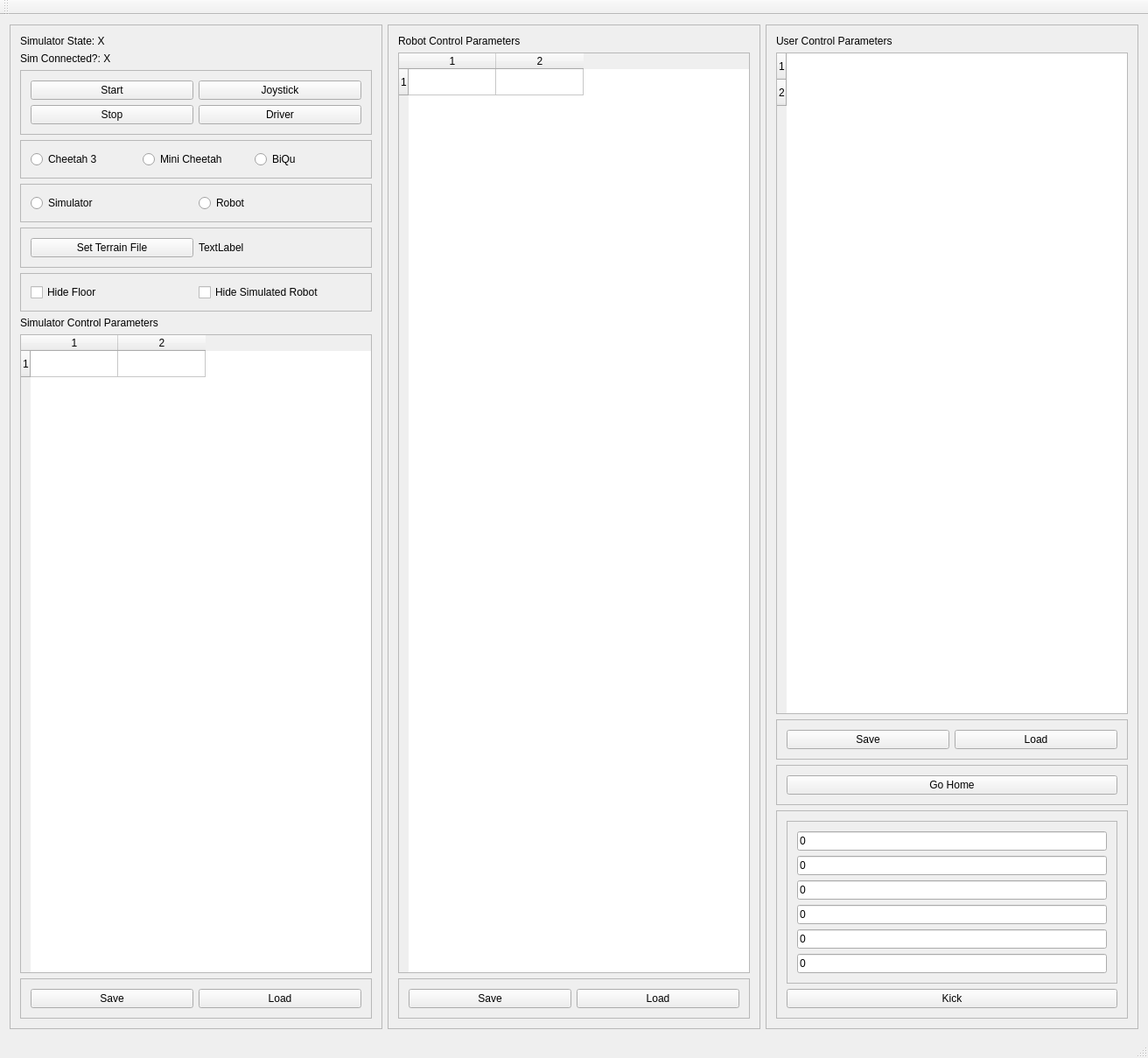
<?xml version="1.0" encoding="UTF-8"?>
<ui version="4.0">
 <class>SimControlPanel</class>
 <widget class="QMainWindow" name="SimControlPanel">
  <property name="geometry">
   <rect>
    <x>0</x>
    <y>0</y>
    <width>1312</width>
    <height>1209</height>
   </rect>
  </property>
  <property name="windowTitle">
   <string>SimControlPanel</string>
  </property>
  <widget class="QWidget" name="centralWidget">
   <layout class="QHBoxLayout" name="horizontalLayout_3">
    <item>
     <widget class="QFrame" name="frame_2">
      <property name="frameShape">
       <enum>QFrame::StyledPanel</enum>
      </property>
      <property name="frameShadow">
       <enum>QFrame::Raised</enum>
      </property>
      <layout class="QVBoxLayout" name="verticalLayout">
       <item>
        <widget class="QLabel" name="simulatorStateLabel">
         <property name="text">
          <string>Simulator State: X</string>
         </property>
        </widget>
       </item>
       <item>
        <widget class="QLabel" name="simulatorConnectedLabel">
         <property name="text">
          <string>Sim Connected?: X</string>
         </property>
        </widget>
       </item>
       <item>
        <widget class="QFrame" name="frame">
         <property name="frameShape">
          <enum>QFrame::StyledPanel</enum>
         </property>
         <property name="frameShadow">
          <enum>QFrame::Raised</enum>
         </property>
         <layout class="QGridLayout" name="gridLayout">
          <item row="0" column="0">
           <widget class="QPushButton" name="startButton">
            <property name="text">
             <string>Start</string>
            </property>
           </widget>
          </item>
          <item row="1" column="1">
           <widget class="QPushButton" name="driverButton">
            <property name="text">
             <string>Driver</string>
            </property>
           </widget>
          </item>
          <item row="0" column="1">
           <widget class="QPushButton" name="joystickButton">
            <property name="text">
             <string>Joystick</string>
            </property>
           </widget>
          </item>
          <item row="1" column="0">
           <widget class="QPushButton" name="stopButton">
            <property name="text">
             <string>Stop</string>
            </property>
           </widget>
          </item>
         </layout>
        </widget>
       </item>
       <item>
        <widget class="QFrame" name="frame_9">
         <property name="frameShape">
          <enum>QFrame::StyledPanel</enum>
         </property>
         <property name="frameShadow">
          <enum>QFrame::Raised</enum>
         </property>
         <layout class="QHBoxLayout" name="horizontalLayout_2">
          <item>
           <widget class="QRadioButton" name="cheetah3Button">
            <property name="text">
             <string>Cheetah 3</string>
            </property>
           </widget>
          </item>
          <item>
           <widget class="QRadioButton" name="miniCheetahButton">
            <property name="text">
             <string>Mini Cheetah</string>
            </property>
           </widget>
          </item>
          <item>
            <widget class="QRadioButton" name="biquButton">
            <property name="text">
             <string>BiQu</string>
            </property>
           </widget>
          </item>
         </layout>
        </widget>
       </item>
       <item>
        <widget class="QFrame" name="frame_10">
         <property name="frameShape">
          <enum>QFrame::StyledPanel</enum>
         </property>
         <property name="frameShadow">
          <enum>QFrame::Raised</enum>
         </property>
         <layout class="QHBoxLayout" name="horizontalLayout">
          <item>
           <widget class="QRadioButton" name="simulatorButton">
            <property name="text">
             <string>Simulator</string>
            </property>
           </widget>
          </item>
          <item>
           <widget class="QRadioButton" name="robotButton">
            <property name="text">
             <string>Robot</string>
            </property>
           </widget>
          </item>
         </layout>
        </widget>
       </item>
       <item>
        <widget class="QFrame" name="frame_13">
         <property name="frameShape">
          <enum>QFrame::StyledPanel</enum>
         </property>
         <property name="frameShadow">
          <enum>QFrame::Raised</enum>
         </property>
         <layout class="QHBoxLayout" name="horizontalLayout_4">
          <item>
           <widget class="QPushButton" name="setTerrainButton">
            <property name="text">
             <string>Set Terrain File</string>
            </property>
           </widget>
          </item>
          <item>
           <widget class="QLabel" name="terrainFileLabel">
            <property name="text">
             <string>TextLabel</string>
            </property>
           </widget>
          </item>
         </layout>
        </widget>
       </item>
       <item>
        <widget class="QFrame" name="frame_14">
         <property name="frameShape">
          <enum>QFrame::StyledPanel</enum>
         </property>
         <property name="frameShadow">
          <enum>QFrame::Raised</enum>
         </property>
         <layout class="QHBoxLayout" name="horizontalLayout_5">
          <item>
           <widget class="QCheckBox" name="hide_floor_checkbox">
            <property name="text">
             <string>Hide Floor</string>
            </property>
           </widget>
          </item>
          <item>
           <widget class="QCheckBox" name="hide_robot_checkbox">
            <property name="text">
             <string>Hide Simulated Robot</string>
            </property>
           </widget>
          </item>
         </layout>
        </widget>
       </item>
       <item>
        <widget class="QLabel" name="label">
         <property name="text">
          <string>Simulator Control Parameters</string>
         </property>
        </widget>
       </item>
       <item>
        <widget class="QTableWidget" name="simulatorTable">
         <property name="rowCount">
          <number>1</number>
         </property>
         <property name="columnCount">
          <number>2</number>
         </property>
         <row/>
         <column/>
         <column/>
        </widget>
       </item>
       <item>
        <widget class="QFrame" name="frame_6">
         <property name="frameShape">
          <enum>QFrame::StyledPanel</enum>
         </property>
         <property name="frameShadow">
          <enum>QFrame::Raised</enum>
         </property>
         <layout class="QGridLayout" name="gridLayout_3">
          <item row="0" column="1">
           <widget class="QPushButton" name="loadSimulatorButton">
            <property name="text">
             <string>Load</string>
            </property>
           </widget>
          </item>
          <item row="0" column="0">
           <widget class="QPushButton" name="saveSimulatorButton">
            <property name="text">
             <string>Save</string>
            </property>
           </widget>
          </item>
         </layout>
        </widget>
       </item>
      </layout>
     </widget>
    </item>
    <item>
     <widget class="QFrame" name="frame_5">
      <property name="frameShape">
       <enum>QFrame::StyledPanel</enum>
      </property>
      <property name="frameShadow">
       <enum>QFrame::Raised</enum>
      </property>
      <layout class="QVBoxLayout" name="verticalLayout_3">
       <item>
        <widget class="QLabel" name="label_2">
         <property name="text">
          <string>Robot Control Parameters</string>
         </property>
        </widget>
       </item>
       <item>
        <widget class="QTableWidget" name="robotTable">
         <property name="rowCount">
          <number>1</number>
         </property>
         <property name="columnCount">
          <number>2</number>
         </property>
         <row/>
         <column/>
         <column/>
        </widget>
       </item>
       <item>
        <widget class="QFrame" name="frame_4">
         <property name="frameShape">
          <enum>QFrame::StyledPanel</enum>
         </property>
         <property name="frameShadow">
          <enum>QFrame::Raised</enum>
         </property>
         <layout class="QGridLayout" name="gridLayout_2">
          <item row="0" column="1">
           <widget class="QPushButton" name="loadRobotButton">
            <property name="text">
             <string>Load</string>
            </property>
           </widget>
          </item>
          <item row="0" column="0">
           <widget class="QPushButton" name="saveRobotButton">
            <property name="text">
             <string>Save</string>
            </property>
           </widget>
          </item>
         </layout>
        </widget>
       </item>
      </layout>
     </widget>
    </item>
    <item>
     <widget class="QFrame" name="frame_3">
      <property name="frameShape">
       <enum>QFrame::StyledPanel</enum>
      </property>
      <property name="frameShadow">
       <enum>QFrame::Raised</enum>
      </property>
      <layout class="QVBoxLayout" name="verticalLayout_2">
       <item>
        <widget class="QLabel" name="label_3">
         <property name="text">
          <string>User Control Parameters</string>
         </property>
        </widget>
       </item>
       <item>
        <widget class="QTableWidget" name="userControlTable">
         <property name="rowCount">
          <number>2</number>
         </property>
         <property name="columnCount">
          <number>0</number>
         </property>
         <row/>
         <row/>
        </widget>
       </item>
       <item>
        <widget class="QFrame" name="frame_7">
         <property name="frameShape">
          <enum>QFrame::StyledPanel</enum>
         </property>
         <property name="frameShadow">
          <enum>QFrame::Raised</enum>
         </property>
         <layout class="QGridLayout" name="gridLayout_4">
          <item row="0" column="1">
           <widget class="QPushButton" name="loadUserButton">
            <property name="text">
             <string>Load</string>
            </property>
           </widget>
          </item>
          <item row="0" column="0">
           <widget class="QPushButton" name="saveUserButton">
            <property name="text">
             <string>Save</string>
            </property>
           </widget>
          </item>
         </layout>
        </widget>
       </item>
       <item>
        <widget class="QFrame" name="frame_8">
         <property name="frameShape">
          <enum>QFrame::StyledPanel</enum>
         </property>
         <property name="frameShadow">
          <enum>QFrame::Raised</enum>
         </property>
         <layout class="QVBoxLayout" name="verticalLayout_4">
          <item>
           <widget class="QPushButton" name="goHomeButton">
            <property name="text">
             <string>Go Home</string>
            </property>
           </widget>
          </item>
         </layout>
        </widget>
       </item>
       <item>
        <widget class="QFrame" name="frame_12">
         <property name="sizePolicy">
          <sizepolicy hsizetype="Expanding" vsizetype="Preferred">
           <horstretch>0</horstretch>
           <verstretch>0</verstretch>
          </sizepolicy>
         </property>
         <property name="frameShape">
          <enum>QFrame::StyledPanel</enum>
         </property>
         <property name="frameShadow">
          <enum>QFrame::Raised</enum>
         </property>
         <layout class="QGridLayout" name="gridLayout_6">
          <item row="0" column="0">
           <widget class="QFrame" name="frame_11">
            <property name="frameShape">
             <enum>QFrame::StyledPanel</enum>
            </property>
            <property name="frameShadow">
             <enum>QFrame::Raised</enum>
            </property>
            <layout class="QVBoxLayout" name="verticalLayout_6">
             <item>
              <widget class="QLineEdit" name="kickAngularX">
               <property name="sizePolicy">
                <sizepolicy hsizetype="Ignored" vsizetype="Fixed">
                 <horstretch>0</horstretch>
                 <verstretch>0</verstretch>
                </sizepolicy>
               </property>
               <property name="text">
                <string>0</string>
               </property>
              </widget>
             </item>
             <item>
              <widget class="QLineEdit" name="kickAngularY">
               <property name="sizePolicy">
                <sizepolicy hsizetype="Ignored" vsizetype="Fixed">
                 <horstretch>0</horstretch>
                 <verstretch>0</verstretch>
                </sizepolicy>
               </property>
               <property name="text">
                <string>0</string>
               </property>
              </widget>
             </item>
             <item>
              <widget class="QLineEdit" name="kickAngularZ">
               <property name="sizePolicy">
                <sizepolicy hsizetype="Ignored" vsizetype="Fixed">
                 <horstretch>0</horstretch>
                 <verstretch>0</verstretch>
                </sizepolicy>
               </property>
               <property name="text">
                <string>0</string>
               </property>
              </widget>
             </item>
             <item>
              <widget class="QLineEdit" name="kickLinearX">
               <property name="sizePolicy">
                <sizepolicy hsizetype="Minimum" vsizetype="Fixed">
                 <horstretch>0</horstretch>
                 <verstretch>0</verstretch>
                </sizepolicy>
               </property>
               <property name="text">
                <string>0</string>
               </property>
              </widget>
             </item>
             <item>
              <widget class="QLineEdit" name="kickLinearY">
               <property name="sizePolicy">
                <sizepolicy hsizetype="Minimum" vsizetype="Fixed">
                 <horstretch>0</horstretch>
                 <verstretch>0</verstretch>
                </sizepolicy>
               </property>
               <property name="text">
                <string>0</string>
               </property>
              </widget>
             </item>
             <item>
              <widget class="QLineEdit" name="kickLinearZ">
               <property name="sizePolicy">
                <sizepolicy hsizetype="Minimum" vsizetype="Fixed">
                 <horstretch>0</horstretch>
                 <verstretch>0</verstretch>
                </sizepolicy>
               </property>
               <property name="text">
                <string>0</string>
               </property>
              </widget>
             </item>
            </layout>
           </widget>
          </item>
          <item row="1" column="0">
           <widget class="QPushButton" name="kickButton">
            <property name="text">
             <string>Kick</string>
            </property>
           </widget>
          </item>
         </layout>
        </widget>
       </item>
      </layout>
     </widget>
    </item>
   </layout>
  </widget>
  <widget class="QMenuBar" name="menuBar">
   <property name="geometry">
    <rect>
     <x>0</x>
     <y>0</y>
     <width>1312</width>
     <height>22</height>
    </rect>
   </property>
  </widget>
  <widget class="QToolBar" name="mainToolBar">
   <attribute name="toolBarArea">
    <enum>TopToolBarArea</enum>
   </attribute>
   <attribute name="toolBarBreak">
    <bool>false</bool>
   </attribute>
  </widget>
  <widget class="QStatusBar" name="statusBar"/>
 </widget>
 <layoutdefault spacing="6" margin="11"/>
 <resources/>
 <connections/>
</ui>
